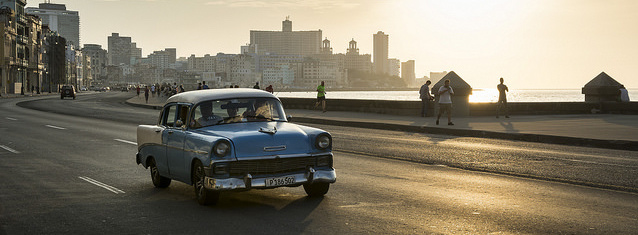
#> input picture Networks/ACVNet_main/monodepth2/assets/test_image.jpg, 638 x 235 px
$ python -i gradient_tools.py   (imports and definitions only)
#> lines starting #> are read from the running program, lines starting #| are printed output that depends on the picture
#> further down, picture is the input picture: shape (235, 638, 3); mean B, G, R 105.7, 122.9, 130.2
### classes/Image.py
import cv2 as cv
import numpy as np
from skimage import io
from matplotlib import pyplot as plt
from matplotlib import cm
from os.path import *
from pathlib import Path
from scipy.ndimage import median_filter
import tifffile


class ImageCustom(np.ndarray):
    """
    A class defining the general basic framework of an image
    An instance is created using a numpy array or a path to an image file
    """

    def __new__(cls, inp, *args, name='new_image', dtype=None):
        # Input array is a path to an image OR an already formed ndarray instance
        if isinstance(inp, str):
            name = basename(inp)
            inp = io.imread(inp)
            if len(inp.shape) > 2:
                if np.sum(inp[:, :, 0] - inp[:, :, 1]) == 0:
                    inp = inp[:, :, 0]
        if dtype is not None:
            image = np.asarray(inp).astype(dtype).view(cls)
        else:
            if (inp.dtype == np.float64 or inp.dtype == np.float32) and inp.max() <= 1:
                image = inp.dtype(np.asarray(inp).view(cls))
            elif ((inp.dtype == np.float64 or inp.dtype == np.float32) and inp.max() > 1) or inp.dtype == np.uint8:
                image = np.uint8(np.asarray(inp).view(cls))
            elif inp.dtype == np.uint16:
                image = np.uint8(np.asarray(inp).view(cls) / 256)
            else:
                raise TypeError(f'{inp.dtype} is not a type supported by this constructor')
        image.name = name
        # add the new attributes to the created instance of Image
        if len(image.shape) == 2:
            image.cmap = 'GRAYSCALE'
        elif len(image.shape) == 3:
            if image.shape[-1] == 4:
                image = image[:, :, :3]
            image.cmap = 'RGB'
        if image.name[-4] == '.':
            image.name = image.name[:-4]
        elif image.name[-5] == '.':
            image.name = image.name[:-5]
        image.pad = np.array([0, 0, 0, 0])
        if len(args) > 0:
            if isinstance(args[0], ImageCustom):
                image.pass_attr(args[0])
            elif isinstance(args[0], dict):
                image.__dict__.update(args[0])
        return image

    # [41 lines left out: functions __str__, gradient_orientation, diff, add, not called in this run]

    def __array_finalize__(self, image):
        # see InfoArray.__array_finalize__ for comments
        if image is None:
            return
        self.cmap = getattr(image, 'cmap', None)
        self.origin = getattr(image, 'origin', None)
        self.name = getattr(image, 'name', None)
        self.pad = getattr(image, 'pad', None)
        # self.current_value = getattr(image, 'current_value', None)

    def pass_attr(self, image):
        self.__dict__ = image.__dict__.copy()

    # [19 lines left out: function show, not called in this run]

    def GRAYSCALE(self, true_value=True):
        if (self.cmap == 'GRAYSCALE' or self.cmap == 'EDGES') and len(self.shape) == 2:
            return self.copy()
        else:
            if self.cmap == 'GRAYSCALE':
                true_value = False
            if true_value:
                if self.cmap == 'RGB':
                    i = ImageCustom(cv.cvtColor(self.copy(), cv.COLOR_RGB2GRAY), self)
#> in __array_finalize__ (call 9), `self.cmap = getattr(image, 'cmap', None)`:
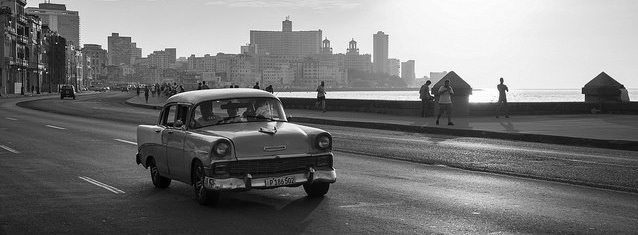
#> image: shape (235, 638); min 0, max 255, mean 118.6
                    i.cmap = 'GRAYSCALE'
                    return i
                elif self.cmap == 'BGR':
                    i = ImageCustom(cv.cvtColor(self.copy(), cv.COLOR_BGR2GRAY), self)
                    i.cmap = 'GRAYSCALE'
                    return i
                else:
                    return self.RGB().GRAYSCALE()
            else:
                i = np.mean(self.copy(), -1)
                i = ImageCustom(i, self)
                i.cmap = 'GRAYSCALE'
                return i

    # [140 lines left out: functions HSV, HLS, YCrCb, BGR, RGB, LAB and 2 more, not called in this run]

    def median_filter(self, size=3):
        return ImageCustom(median_filter(self, size), self)
        # im.current_value = np.asarray(self)

    # [148 lines left out: functions gaussian_filter, mean_shift, saliency, padding_2n, unpad, pyr_scale and 2 more, not called in this run]

    def new_axis(self):
        im = self.copy()
        return np.atleast_3d(im)

    # [49 lines left out: function match_shape, not called in this run]

### classes/tools/gradient_tools.py
"""
different ways to compute norm of the gradient of an image
prewitt, sobel, grad, roberts
"""

import numpy as np
# import textures as textures
from matplotlib import pyplot as plt
from skimage.filters import edges
from ..Image import ImageCustom
import cv2 as cv
from scipy.ndimage import prewitt, median_filter
import time
from .manipulation_tools import *
import pywt
import pywt.data


# [183 lines left out: functions edges_extraction, Wavelet_pyr, Harr_pyr, edge_correlation, not called in this run]


def grad(image):
    if len(image.shape) == 3:
        image = ImageCustom(image).GRAYSCALE()
    Ix = cv.Sobel(image, cv.CV_64F, 1, 0, borderType=cv.BORDER_REFLECT_101)
    Iy = cv.Sobel(image, cv.CV_64F, 0, 1, borderType=cv.BORDER_REFLECT_101)
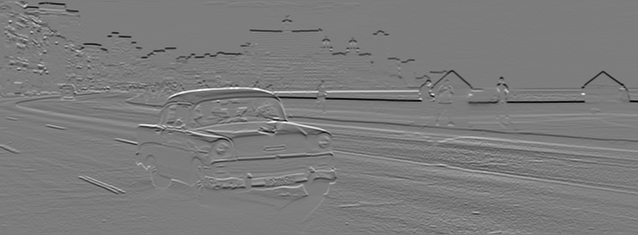
#> Iy: shape (235, 638) float64; min -878, max 914, mean -4.9; drawn with min black and max white
    grad = np.sqrt(Ix ** 2 + Iy ** 2)
    grad[grad < grad.mean()] = 0
    grad[grad > grad.mean()*5] = grad.mean()*5
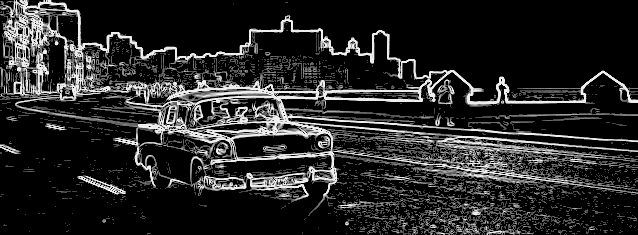
#> grad: shape (235, 638) float64; min 0, max 238.5, mean 39.4
    orient = cv.phase(Ix, Iy, angleInDegrees=True)
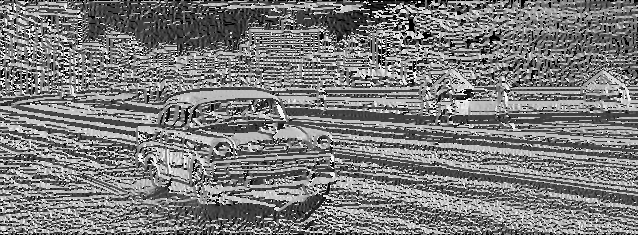
#> orient: shape (235, 638) float64; min 0, max 359.9, mean 174.3; drawn with min black and max white

    v = cv.normalize(grad, None, 0, 255, cv.NORM_MINMAX)
    s = np.ones_like(grad) * 255
    h = cv.normalize(abs(abs(orient - 180) - 90), None, 0, 255, cv.NORM_MINMAX)
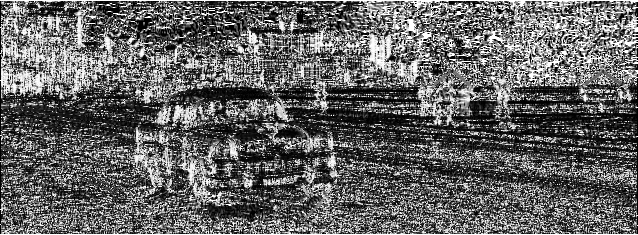
#> h: shape (235, 638) float64; min 0, max 255, mean 100.6
    output = np.uint8(np.stack([h, s, v], axis=-1))
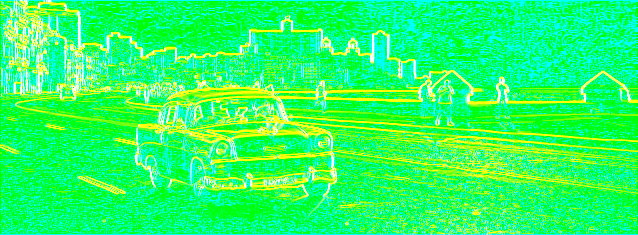
#> output: shape (235, 638, 3); mean of channels 0, 1, 2 100.1, 255, 42; drawn as B, G, R
    output = cv.cvtColor(output, cv.COLOR_HSV2BGR)
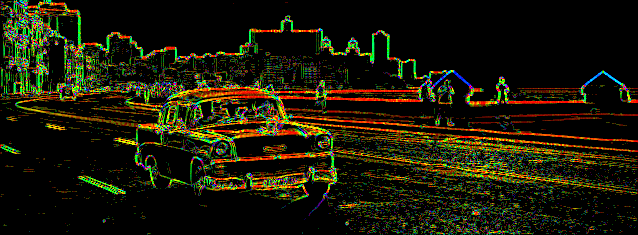
#> output: shape (235, 638, 3); mean B, G, R 8, 25.3, 27.6
    return ImageCustom(output)


# [29 lines left out: functions create_gaborfilter, apply_filter, not called in this run]

>>> import cv2
>>> picture = cv2.imread('../../Networks/ACVNet_main/monodepth2/assets/test_image.jpg')
>>> result = grad(picture)

$ run again, on Networks/ACVNet_main/monodepth2/assets/left00060.png
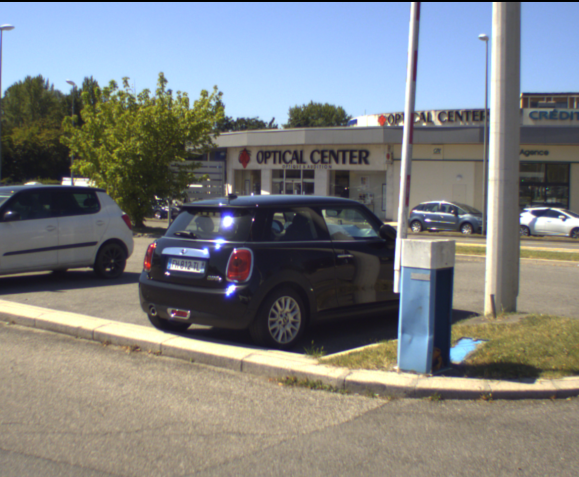
#> input picture Networks/ACVNet_main/monodepth2/assets/left00060.png, 1158 x 954 px (shown at 1/2 size)
#> picture is the input picture: shape (954, 1158, 3); mean B, G, R 129.2, 128.4, 126
#> in grad, `grad[grad > grad.mean()*5] = grad.mean()*5`:
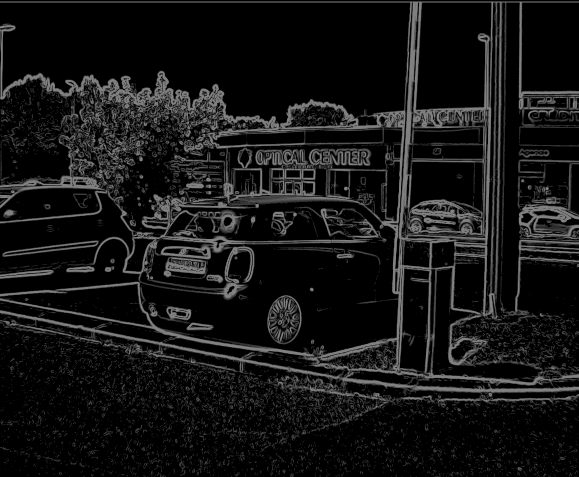
#> grad: shape (954, 1158) float64 (shown at 1/2 size); min 0, max 130, mean 21
#> in grad, `output = cv.cvtColor(output, cv.COLOR_HSV2BGR)`:
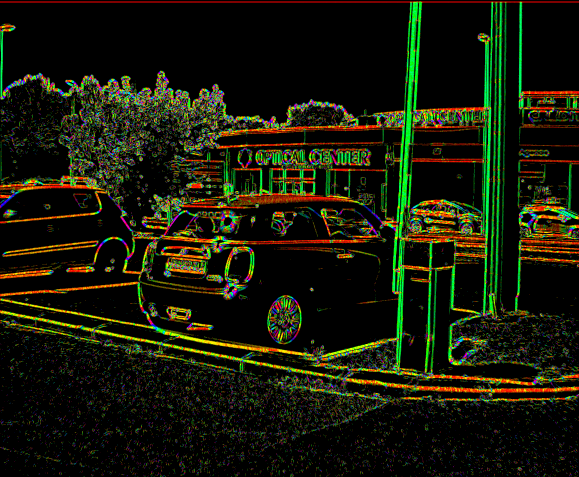
#> output: shape (954, 1158, 3) (shown at 1/2 size); mean B, G, R 9.3, 25.9, 23.7

$ run again, on Networks/ACVNet_main/monodepth2/assets/left00060_disp.jpeg
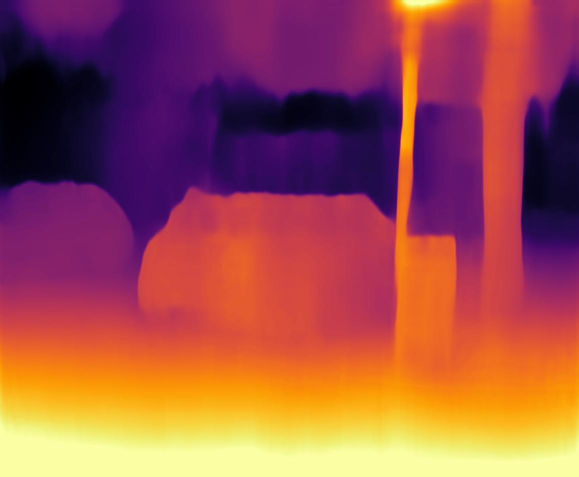
#> input picture Networks/ACVNet_main/monodepth2/assets/left00060_disp.jpeg, 1158 x 954 px (shown at 1/2 size)
#> picture is the input picture: shape (954, 1158, 3); mean B, G, R 76.6, 79.2, 160.7
#> in grad, `grad[grad > grad.mean()*5] = grad.mean()*5`:
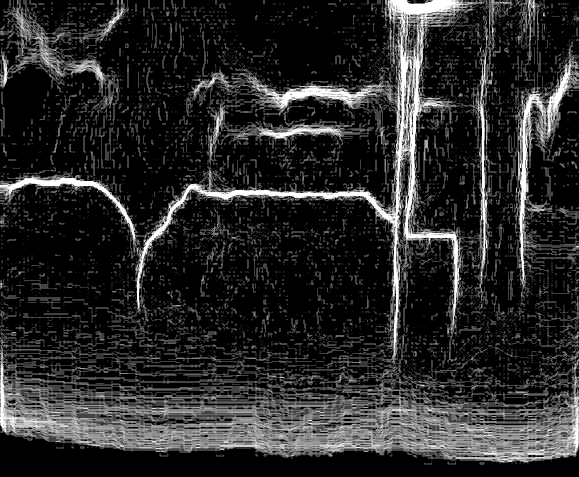
#> grad: shape (954, 1158) float64 (shown at 1/2 size); min 0, max 15.27, mean 2.48; drawn with min black and max white
#> in grad, `output = cv.cvtColor(output, cv.COLOR_HSV2BGR)`:
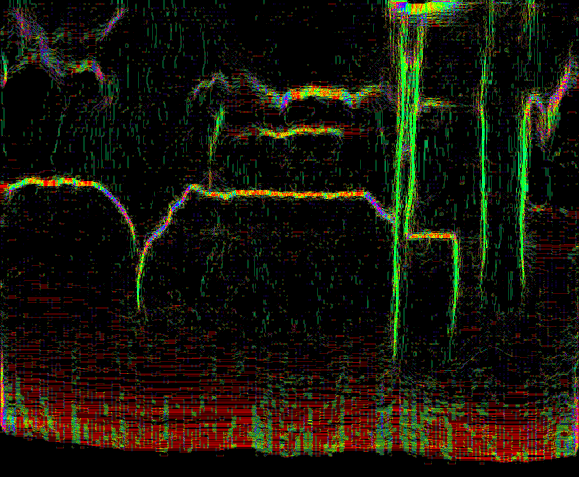
#> output: shape (954, 1158, 3) (shown at 1/2 size); mean B, G, R 10.5, 21.6, 24

$ run again, on Networks/ACVNet_main/monodepth2/assets/left_cones.png
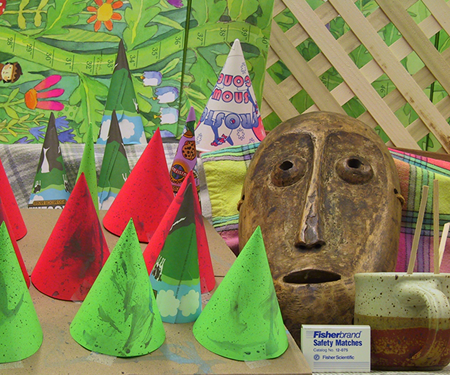
#> input picture Networks/ACVNet_main/monodepth2/assets/left_cones.png, 450 x 375 px
#> picture is the input picture: shape (375, 450, 3); mean B, G, R 82.3, 130.2, 132.6
#> in grad, `output = cv.cvtColor(output, cv.COLOR_HSV2BGR)`:
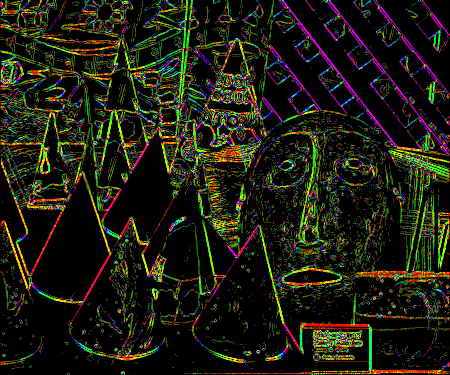
#> output: shape (375, 450, 3); mean B, G, R 13.3, 28, 27.9
